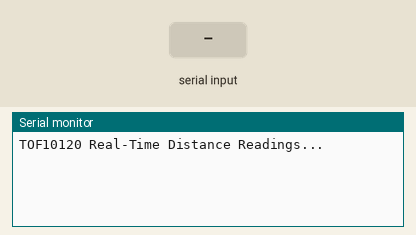
Bench run of a sketch on a simulated ESP32. Shown: the last lines printed to the serial monitor. The test bench sets the inputs (shaded band).

Above: at 1.2 s.
1.3 s: "1\n" received over the second serial link
At 2.5 s:
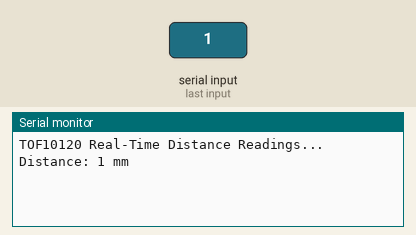
2.8 s: "0\n" received over the second serial link
At 3.9 s:
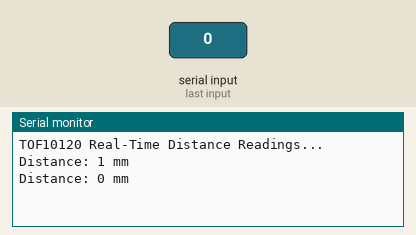
4.3 s: "2\n" received over the second serial link
At 5.0 s:
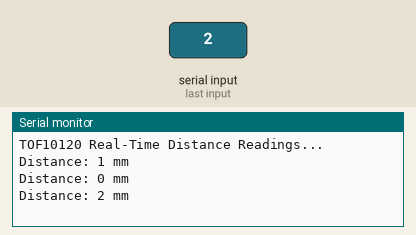

The sketch:

tofsensor.ino
```cpp
#include <Arduino.h>

#define RXD2 42   // TOF10120 TX (White) → ESP32 RX
#define TXD2 41  // TOF10120 RX (Yellow) → ESP32 TX

String distance = "";  // Buffer to store the full reading

void setup() {
    Serial.begin(115200);
    Serial2.begin(9600, SERIAL_8N1, RXD2, TXD2);
    Serial.println("TOF10120 Real-Time Distance Readings...");
}

void loop() {
    while (Serial2.available()) {
        char c = Serial2.read();

        if (c == '\n' || c == '\r') {
            // Newline or carriage return means the number is complete
            if (distance.length() > 0) {
                Serial.print("Distance: ");
                Serial.print(distance);
                Serial.println(" mm");
                distance = "";  // Reset buffer for next reading
            }
        } else if (isDigit(c)) {
            // Append only numeric characters to build the distance value
            distance += c;
        }
    }
}
```

Measured:
- after the input at 1.3 s, the serial monitor: prints a new line at once (image 1)
- after the input at 2.8 s, the serial monitor: prints a new line at once (image 2)
- after the input at 4.3 s, the serial monitor: prints a new line at once (image 3)
